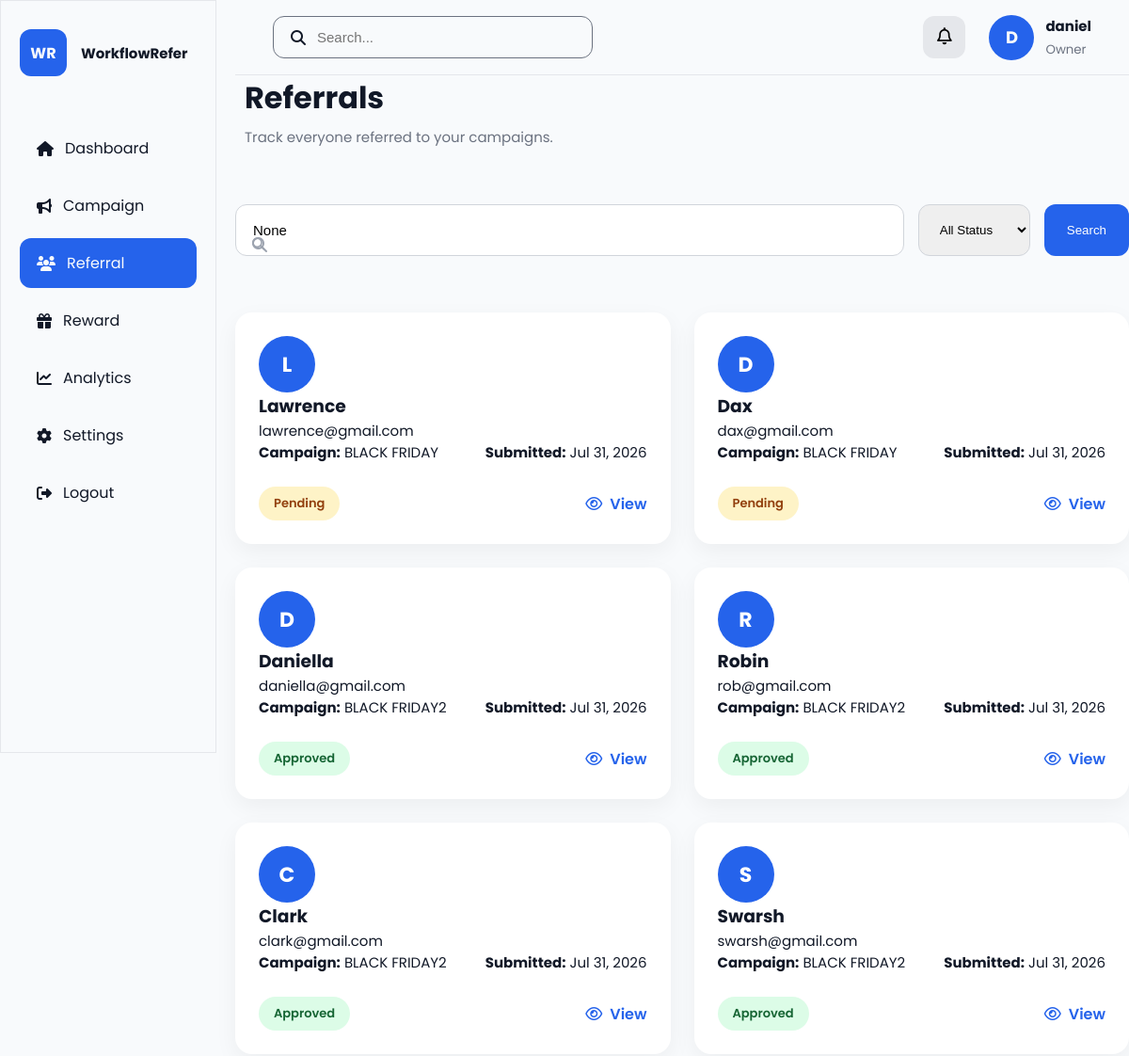
Before: /dashboard/referrals/ (signed in, upper part) with the older database file.
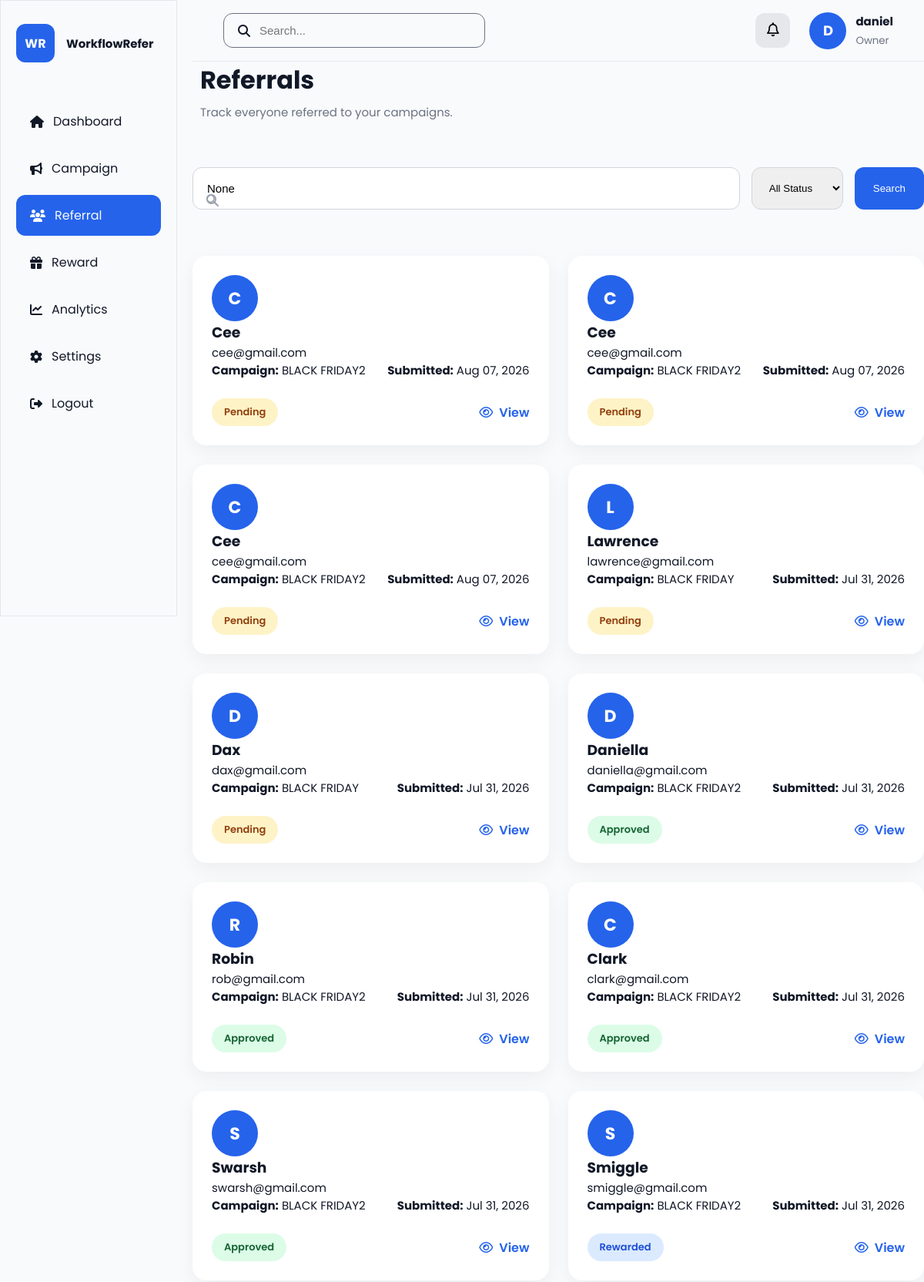
After: the same page with the newer database file.
### core/models.py (models this page shows, shortened)
class Referral(models.Model):
    STATUS_CHOICES = [
        ("pending", "Pending"),
        ("approved", "Approved"),
        ("rewarded", "Rewarded"),
    ]
    campaign = models.ForeignKey(
        Campaign,
        on_delete=models.CASCADE,
        related_name="referrals",
    )
    referrer_name = models.CharField(
        max_length=150
    )
    referrer_email = models.EmailField()
    customer_name = models.CharField(
        max_length=150
    )
    customer_email = models.EmailField()
    customer_phone = models.CharField(
        max_length=20,
        blank=True
    )
    status = models.CharField(
        max_length=20,
        choices=STATUS_CHOICES,
        default="pending"
    )
    created_at = models.DateTimeField(
        default=timezone.now
    )
    rewarded_at = models.DateTimeField(
        null=True,
        blank=True
    )

class Campaign(models.Model):
    STATUS_CHOICES = [
        ("draft", "Draft"),
        ("active", "Active"),
        ("ended", "Ended"),
    ]
    business = models.ForeignKey(
        BusinessProfile,
        on_delete=models.CASCADE,
        related_name="campaigns"
    )
    referral_code = models.CharField(
        max_length=10,
        unique=True,
        blank=True,
        null=True
    )
    title = models.CharField(max_length=200)
    description = models.TextField()
    reward = models.CharField(
        max_length=200,
        help_text="Example: ₦5,000 Cash or 10% Discount"
    )
    referral_goal = models.PositiveIntegerField(default=1)
    status = models.CharField(
        max_length=20,
        choices=STATUS_CHOICES,
        default="draft"
    )
    start_date = models.DateField()
    end_date = models.DateField()
    created_at = models.DateTimeField(auto_now_add=True)
    updated_at = models.DateTimeField(auto_now=True)

### core/views.py (the view, shortened to what this page needs)
# urls.py: path("dashboard/referrals/",views.referral_list,name="referral_list",),
@login_required
def referral_list(request):
    business = request.user.business_profile
    referrals = Referral.objects.filter(
        campaign__business=business
    ).select_related(
        "campaign"
    ).order_by("-created_at")
    search = request.GET.get("search")
    status = request.GET.get("status")
    if status:
        referrals = referrals.filter(status=status)
    context = {
        "referrals": referrals,
        "search": search,
        "status": status,
    }
    return render(
        request,
        "dashboard/referral_list.html",
        context,
    )

### templates/dashboard/referral_list.html (shortened to what this page needs)
{% extends "dashboard/dashboard_base.html" %}
{% load static %}
{% block dashboard_content %}
<div class="page-header">
    <div>
        <h1>Referrals</h1>
        <p>
            Track everyone referred to your campaigns.
        </p>
    </div>
</div>
<div class="search-box2">
    <i class="fa-solid fa-magnifying-glass"></i>
    <form method="get" class="search-filter">
        <input
            type="text"
            name="search"
            placeholder="Search referrals..."
            value="{{search}}"
        >
            <select name="status">
            <option value="">All Status</option>
        </select>
        <button type="submit">
            <i class="fa-solid fa-magnifying-glass"></i>
            Search
        </button>
    </form>
</div>
{% if referrals %}
<div class="referral-grid">
{% for referral in referrals %}
<div class="referral-card">
    <div class="referral-header">
        <div class="avatar">
            {{ referral.customer_name|first|upper }}
        </div>
        <div>
            <h3>{{ referral.customer_name }}</h3>
            <p>{{ referral.customer_email }}</p>
        </div>
    </div>
    <div class="referral-info">
        <p>
            <strong>Campaign:</strong>
            {{ referral.campaign.title }}
        </p>
        <p>
            <strong>Submitted:</strong>
            {{ referral.created_at|date:"M d, Y" }}
        </p>
    </div>
    <div class="card-bottom">
        <span class="status {{ referral.status }}">
            {{ referral.get_status_display }}
        </span>
        <a
            href="{% url 'referral_detail' referral.id %}"
            class="view-btn"
        >
            <i class="fa-regular fa-eye"></i>
            View
        </a>
    </div>
</div>
{% endfor %}
{% endif %}
{% endblock %}

Changed rows visible on the page:
added Referral: customer_name|first "C", customer_name "Cee", customer_email "cee@gmail.com", campaign "BLACK FRIDAY2", created_at "Aug 07, 2026", status "Pending"
added Referral: customer_name|first "C", customer_name "Cee", customer_email "cee@gmail.com", campaign "BLACK FRIDAY2", created_at "Aug 07, 2026", status "Pending"
added Referral: customer_name|first "C", customer_name "Cee", customer_email "cee@gmail.com", campaign "BLACK FRIDAY2", created_at "Aug 07, 2026", status "Pending"
now on this page (row unchanged): Referral: customer_name|first "S", customer_name "Smiggle", customer_email "smiggle@gmail.com", campaign "BLACK FRIDAY2", created_at "Jul 31, 2026", status "Rewarded"
